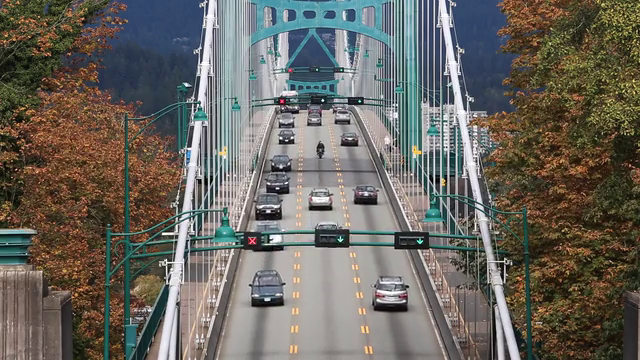
#> input picture frame 134 of videos/bridge.mp4, 640 x 360 px, given in place of incredible_machine.avi, which was not available
$ python display_video2.py   (Python 2 division)
#> lines starting #> are read from the running program, lines starting #| are printed output that depends on the picture
# -*- coding: utf-8 -*-
"""
Created on Fri Mar 10 10:35:22 2017

@author: finn
"""

import numpy as np
import cv2
cap = cv2.VideoCapture('incredible_machine.avi')
print cap.isOpened()
while(cap.isOpened()):
    ret, frame = cap.read()
#> frame is the input picture: shape (360, 640, 3); mean B, G, R 95.4, 102.3, 105.9
    gray = cv2.cvtColor(frame, cv2.COLOR_BGR2GRAY)
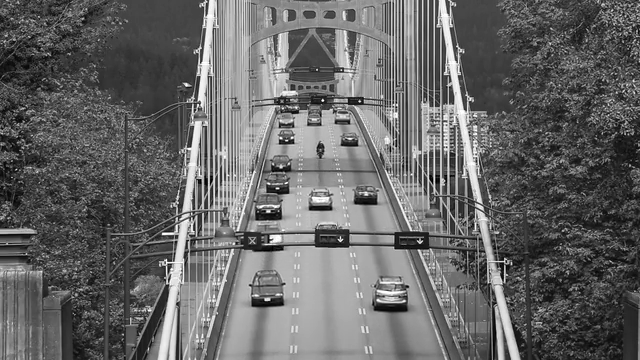
#> gray: shape (360, 640); min 0, max 255, mean 102.5
    cv2.imshow('frame',gray)
    if cv2.waitKey(1) & 0xFF == ord('q'):
#> (key q is pressed here)
        break
cap.release()
cv2.destroyAllWindows()

$ run again, starting later in the video
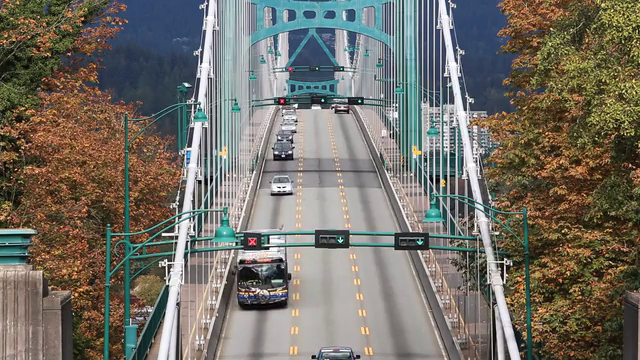
#> input picture frame 607 of videos/bridge.mp4, 640 x 360 px, given in place of incredible_machine.avi, which was not available
#> frame is the input picture: shape (360, 640, 3); mean B, G, R 101.9, 111, 115.2
#> `gray = cv2.cvtColor(frame, cv2.COLOR_BGR2GRAY)`:
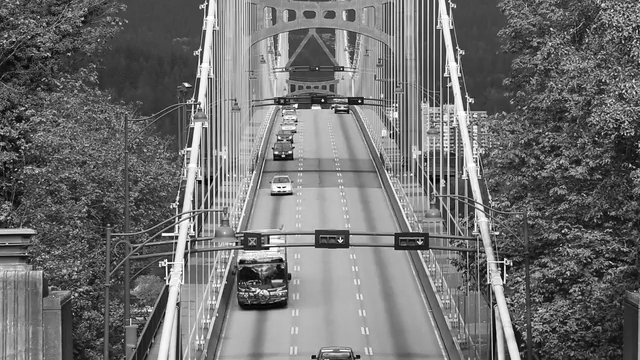
#> gray: shape (360, 640); min 0, max 255, mean 111.2

$ run again, starting later in the video
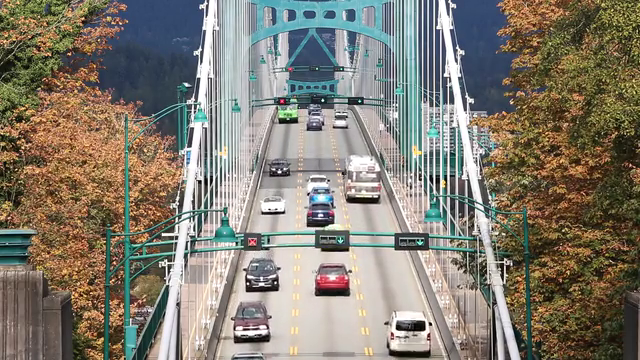
#> input picture frame 1079 of videos/bridge.mp4, 640 x 360 px, given in place of incredible_machine.avi, which was not available
#> frame is the input picture: shape (360, 640, 3); mean B, G, R 112.9, 124.7, 130.7
#> `gray = cv2.cvtColor(frame, cv2.COLOR_BGR2GRAY)`:
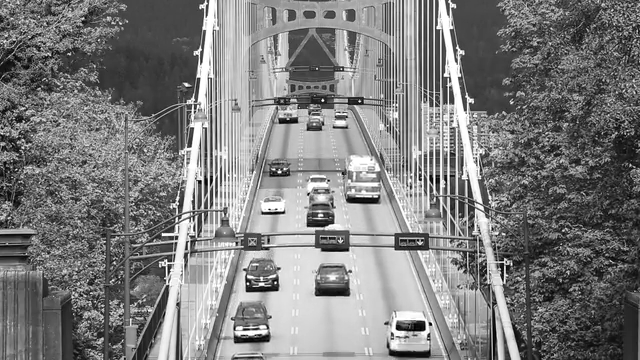
#> gray: shape (360, 640); min 0, max 255, mean 125.1
